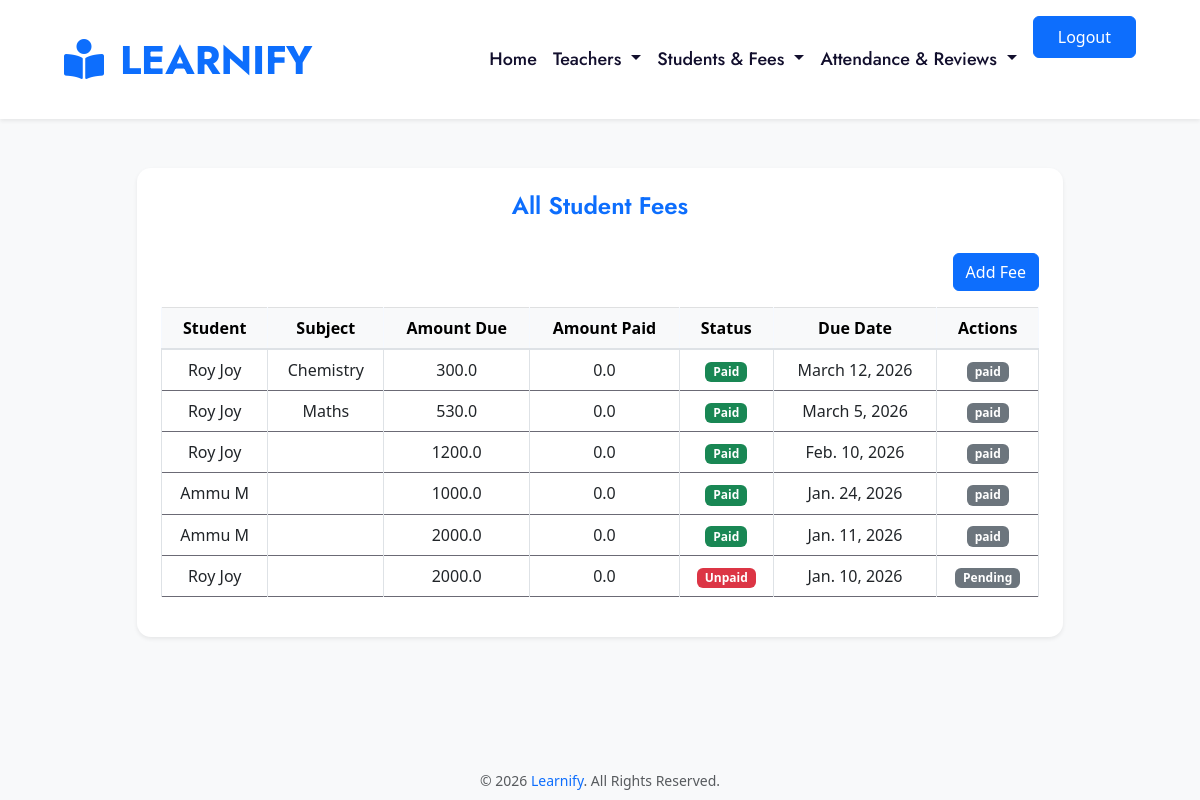
Screenshot of /view_fees_admin with the database file from the repository.
### SiteAdmin/models.py (models this page shows, shortened)
class Fee(models.Model):
    student = models.ForeignKey(
        'Student.Student_Reg',
        on_delete=models.CASCADE,
        related_name='fees'
    )
    subject = models.ForeignKey(
        Subject,
        on_delete=models.CASCADE,
        related_name='subject_fees',null=True,blank=True
    )
    amount_due = models.FloatField()
    amount_paid = models.FloatField(default=0)
    due_date = models.DateField()
    status = models.CharField(max_length=20, default='unpaid')
    date_created = models.DateTimeField(auto_now_add=True)

class Subject(models.Model):
    subjectname=models.CharField(max_length=100)

### Student/models.py (models this page shows, shortened)
class Student_Reg(models.Model):
    user = models.OneToOneField(User, on_delete=models.CASCADE)
    parent = models.ForeignKey(Parent_Reg, on_delete=models.CASCADE)
    class_level = models.CharField(max_length=20)
    admission_date = models.DateField(auto_now_add=True)
    gender=models.CharField(max_length=100,default='null')
    subjects = models.ManyToManyField(Subject)
    status=models.CharField(max_length=100,default='pending')

### SiteAdmin/views.py (the view)
# urls.py: path('view_fees_admin',views.view_fees_admin,name='view_fees_admin'),
def view_fees_admin(request):
    fees = Fee.objects.select_related('student', 'subject').order_by('-due_date')
    return render(request, 'admin/view_fees_admin.html', {'fees': fees})

### template/admin/view_fees_admin.html (shortened to what this page needs)
{% extends 'admin/page.html' %}
{% block content %}
<div class="container py-2 mb-5">
    <div class="row justify-content-center">
        <div class="col-lg-10 col-md-11 col-sm-12">
            <div class="card shadow-sm border-0">
                <div class="text-center pt-4">
                    <h4 class="fw-semibold text-primary">All Student Fees</h4>
                </div>
                <div class="card-body p-4">
                    <div class="mb-3 text-end">
                        <a href="{% url 'add_fee' %}" class="btn btn-primary">
                            Add Fee
                        </a>
                    </div>
                    <div class="table-responsive">
                        <table class="table table-bordered text-center align-middle">
<thead class="table-light">
    <tr>
        <th>Student</th>
        <th>Subject</th>
        <th>Amount Due</th>
        <th>Amount Paid</th>
        <th>Status</th>
        <th>Due Date</th>
        <th>Actions</th>
    </tr>
</thead>
<tbody>
    {% for fee in fees %}
    <tr>
        <td>{{ fee.student.user.first_name }} {{ fee.student.user.last_name }}</td>
        <td>{{ fee.subject.subjectname }}</td>
        <td>{{ fee.amount_due }}</td>
        <td>{{ fee.amount_paid }}</td>
        <td>
            {% if fee.status == 'paid' %}
                <span class="badge bg-success">Paid</span>
            {% elif fee.status == 'partial' %}
                <span class="badge bg-warning text-dark">Partial</span>
            {% else %}
                <span class="badge bg-danger">Unpaid</span>
            {% endif %}
        </td>
        <td>{{ fee.due_date }}</td>
        <td>
            {% if fee.student.status == 'approved' and fee.status == 'unpaid' %}
                <a href="{% url 'edit_fee' fee.id %}" class="btn btn-sm btn-outline-primary mb-1">Edit</a>
                <a href="{% url 'delete_fee' fee.id %}"
                   onclick="return confirm('Are you sure?')"
                   class="btn btn-sm btn-outline-danger mb-1">
                   Delete
                </a>
            {% else %}
                <span class="badge bg-secondary">{{ fee.status }}</span>
            {% endif %}
        </td>
    </tr>
    {% empty %}
    <tr>
        <td colspan="8">No fees found.</td>
    </tr>
    {% endfor %}
</tbody>
                        </table>
                    </div>
                </div>
            </div>
        </div>
    </div>
</div>
{% endblock %}

### template/admin/view_fees_admin.html (style rules this page uses)
body { background-color: #f8f9fa; }
.card { border-radius: 14px; background-color: #ffffff; }
.table th, .table td { vertical-align: middle; }

### rows the page displays
Fee: student.user.first_name "Roy", student.user.last_name "Joy", subject.subjectname "Chemistry", amount_due "300.0", amount_paid "0.0", shows "Paid", due_date "March 12, 2026", status "paid"
Fee: student.user.first_name "Roy", student.user.last_name "Joy", subject.subjectname "Maths", amount_due "530.0", amount_paid "0.0", shows "Paid", due_date "March 5, 2026", status "paid"
Fee: student.user.first_name "Roy", student.user.last_name "Joy", amount_due "1200.0", amount_paid "0.0", shows "Paid", due_date "Feb. 10, 2026", status "paid"
Fee: student.user.first_name "Ammu", student.user.last_name "M", amount_due "1000.0", amount_paid "0.0", shows "Paid", due_date "Jan. 24, 2026", status "paid"
Fee: student.user.first_name "Ammu", student.user.last_name "M", amount_due "2000.0", amount_paid "0.0", shows "Paid", due_date "Jan. 11, 2026", status "paid"
Fee: student.user.first_name "Roy", student.user.last_name "Joy", amount_due "2000.0", amount_paid "0.0", shows "Unpaid", due_date "Jan. 10, 2026", status "Pending"
